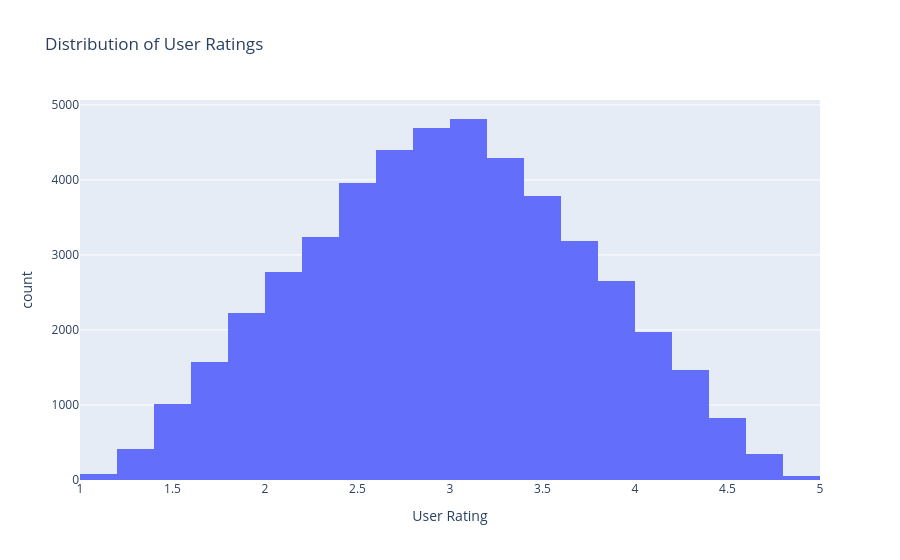

This figure's notebook cell:
### Code cell
fig = px.histogram(
    dataset,
    x="User Rating",
    nbins=20,
    title="Distribution of User Ratings"
)

fig.show()

### Figure 1 — Plotly figure (JSON) as saved in the notebook; plotly's stock layout.template omitted (floating-point values rounded to 4 significant figures; data arrays with more than 128 entries replaced by an {"elided": "..."} marker saying what was removed)
{"data": [{"bingroup": "x", "hovertemplate": "User Rating=%{x}<br>count=%{y}<extra></extra>", "legendgroup": "", "marker": {"color": "#636efa", "pattern": {"shape": ""}}, "name": "", "nbinsx": 20, "orientation": "v", "showlegend": false, "type": "histogram", "x": {"elided": "47774 float values"}, "xaxis": "x", "yaxis": "y"}], "layout": {"barmode": "relative", "legend": {"tracegroupgap": 0}, "title": {"text": "Distribution of User Ratings"}, "xaxis": {"anchor": "y", "domain": [0, 1], "title": {"text": "User Rating"}}, "yaxis": {"anchor": "x", "domain": [0, 1], "title": {"text": "count"}}}}
